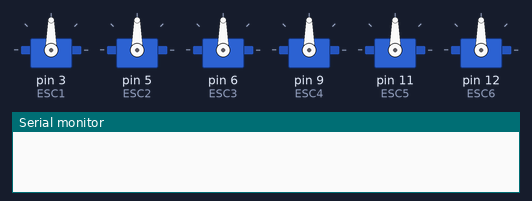
Recording of a sketch running on a simulated Arduino Uno, built with avr-gcc and run on an emulated ATmega328P. On the bench: 6 × servo, the last lines printed to the serial monitor.

Above: at 0.1 s.
At 5.1 s:
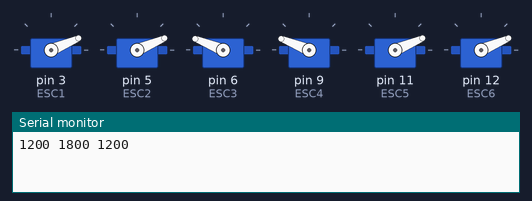
Timing chart, 0 to 6.6 s (numbered marks = the images above):
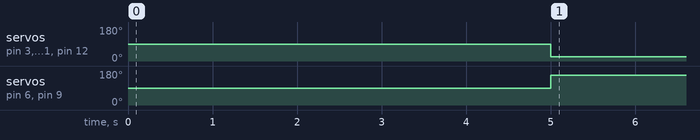

Measured:
- by itself, servo on pin 3 (ESC1), servo on pin 5 (ESC2), servo on pin 11 (ESC5), servo on pin 12 (ESC6): 90° → 23° at 5.0 s
- by itself, servo on pin 6 (ESC3), servo on pin 9 (ESC4): 90° → 158° at 5.0 s

The sketch:

2DOF_control.ino
```cpp
#include <Servo.h>
#include <Wire.h>

//Global
int pwm_1;
int usec_x1;
int usec_x2;
int usec_y;
byte Move[2];

Servo ESC1;
Servo ESC2;
Servo ESC3;
Servo ESC4;
Servo ESC5;
Servo ESC6;

void setup() {

  Wire.begin(0x01);
  Wire.onReceive(receiveEvent);

  Serial.begin(9600);

  ESC1.attach(3,1100,1900);
  ESC2.attach(5,1100,1900);
  ESC3.attach(6,1100,1900);
  ESC4.attach(9,1100,1900);
  ESC5.attach(11,1100,1900);
  ESC6.attach(12,1100,1900);

  ESC1.writeMicroseconds(1500);
  ESC2.writeMicroseconds(1500);
  ESC3.writeMicroseconds(1500);
  ESC4.writeMicroseconds(1500);
  ESC5.writeMicroseconds(1500);
  ESC6.writeMicroseconds(1500);

  delay(5000);

}

void loop() {

  usec_x1 = map(Move[0],0,255,1200,1800);
  usec_x2 = 3000 - usec_x1;
  usec_y = map(Move[1],0,255,1200,1800);

  ESC1.writeMicroseconds(usec_x1);
  ESC2.writeMicroseconds(usec_x1);
  ESC3.writeMicroseconds(usec_x2);
  ESC4.writeMicroseconds(usec_x2);
  ESC5.writeMicroseconds(usec_y);
  ESC6.writeMicroseconds(usec_y);

  Serial.print(usec_x1);Serial.print(" ");Serial.print(usec_x2);Serial.print(" ");Serial.print(usec_y);Serial.print(" ");
  Serial.println();


  delay(200);

}

void receiveEvent(int howMany){
  while (1 < Wire.available()) { // loop through all but the last
    for(int i = 0; i < howMany;i++){
      Move[i] = Wire.read();
//      Serial.print(Move[i]);Serial.print(" ");
    }
//    int c = Wire.read();Serial.print(c);
//    Serial.println();
  }

}
```
